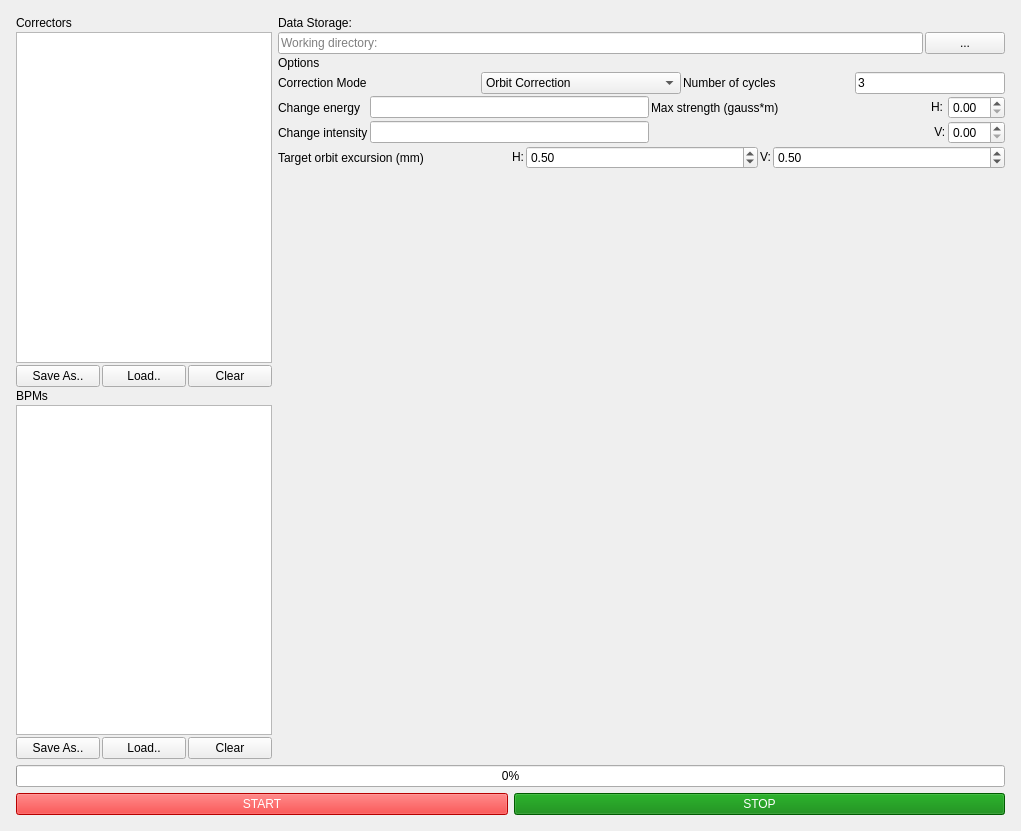
<?xml version="1.0" encoding="UTF-8"?>
<ui version="4.0">
 <class>MainWindow</class>
 <widget class="QMainWindow" name="MainWindow">
  <property name="geometry">
   <rect>
    <x>0</x>
    <y>0</y>
    <width>1021</width>
    <height>831</height>
   </rect>
  </property>
  <property name="windowTitle">
   <string>SYSID</string>
  </property>
  <widget class="QWidget" name="centralwidget">
   <property name="enabled">
    <bool>true</bool>
   </property>
   <layout class="QVBoxLayout" name="verticalLayout_2">
    <property name="leftMargin">
     <number>16</number>
    </property>
    <property name="topMargin">
     <number>16</number>
    </property>
    <property name="rightMargin">
     <number>16</number>
    </property>
    <property name="bottomMargin">
     <number>16</number>
    </property>
    <item>
     <layout class="QVBoxLayout" name="verticalLayout">
      <item>
       <layout class="QHBoxLayout" name="horizontal_layout">
        <item>
         <layout class="QVBoxLayout" name="left_layout">
          <property name="spacing">
           <number>2</number>
          </property>
          <property name="sizeConstraint">
           <enum>QLayout::SetDefaultConstraint</enum>
          </property>
          <item>
           <layout class="QHBoxLayout" name="correctors_header_layout">
            <item>
             <widget class="QLabel" name="correctors_label">
              <property name="text">
               <string>Correctors</string>
              </property>
             </widget>
            </item>
           </layout>
          </item>
          <item>
           <widget class="QListWidget" name="correctors_list">
            <property name="sizePolicy">
             <sizepolicy hsizetype="Fixed" vsizetype="Expanding">
              <horstretch>0</horstretch>
              <verstretch>0</verstretch>
             </sizepolicy>
            </property>
            <property name="selectionMode">
             <enum>QAbstractItemView::NoSelection</enum>
            </property>
           </widget>
          </item>
          <item>
           <layout class="QHBoxLayout" name="correctors_buttons_layout">
            <item>
             <widget class="QPushButton" name="save_correctors_button">
              <property name="text">
               <string>Save As..</string>
              </property>
             </widget>
            </item>
            <item>
             <widget class="QPushButton" name="load_correctors_button">
              <property name="text">
               <string>Load..</string>
              </property>
             </widget>
            </item>
            <item>
             <widget class="QPushButton" name="clear_correctors_button">
              <property name="text">
               <string>Clear</string>
              </property>
             </widget>
            </item>
           </layout>
          </item>
          <item>
           <layout class="QHBoxLayout" name="bpms_header_layout">
            <item>
             <widget class="QLabel" name="bpms_label">
              <property name="text">
               <string>BPMs</string>
              </property>
             </widget>
            </item>
           </layout>
          </item>
          <item>
           <widget class="QListWidget" name="bpms_list">
            <property name="sizePolicy">
             <sizepolicy hsizetype="Fixed" vsizetype="Expanding">
              <horstretch>0</horstretch>
              <verstretch>0</verstretch>
             </sizepolicy>
            </property>
            <property name="selectionMode">
             <enum>QAbstractItemView::NoSelection</enum>
            </property>
           </widget>
          </item>
          <item>
           <layout class="QHBoxLayout" name="bpms_buttons_layout">
            <item>
             <widget class="QPushButton" name="save_bpms_button">
              <property name="text">
               <string>Save As..</string>
              </property>
             </widget>
            </item>
            <item>
             <widget class="QPushButton" name="load_bpms_button">
              <property name="text">
               <string>Load..</string>
              </property>
             </widget>
            </item>
            <item>
             <widget class="QPushButton" name="clear_bpms_button">
              <property name="text">
               <string>Clear</string>
              </property>
             </widget>
            </item>
           </layout>
          </item>
         </layout>
        </item>
        <item>
         <layout class="QVBoxLayout" name="right_layout">
          <property name="spacing">
           <number>2</number>
          </property>
          <item>
           <widget class="QLabel" name="info_label">
            <property name="sizePolicy">
             <sizepolicy hsizetype="Preferred" vsizetype="Fixed">
              <horstretch>0</horstretch>
              <verstretch>0</verstretch>
             </sizepolicy>
            </property>
            <property name="text">
             <string>Data Storage:</string>
            </property>
           </widget>
          </item>
          <item>
           <layout class="QHBoxLayout" name="working_directory_layout">
            <item>
             <widget class="QLineEdit" name="working_directory_input">
              <property name="placeholderText">
               <string>Working directory:</string>
              </property>
             </widget>
            </item>
            <item>
             <widget class="QPushButton" name="working_directory_dialog">
              <property name="text">
               <string>...</string>
              </property>
             </widget>
            </item>
           </layout>
          </item>
          <item>
           <layout class="QVBoxLayout" name="options_layout">
            <item>
             <widget class="QLabel" name="options_label">
              <property name="sizePolicy">
               <sizepolicy hsizetype="Preferred" vsizetype="Fixed">
                <horstretch>0</horstretch>
                <verstretch>0</verstretch>
               </sizepolicy>
              </property>
              <property name="text">
               <string>Options</string>
              </property>
             </widget>
            </item>
            <item>
             <layout class="QHBoxLayout" name="correction_mode">
              <item>
               <widget class="QLabel" name="label">
                <property name="text">
                 <string>Correction Mode</string>
                </property>
               </widget>
              </item>
              <item>
               <widget class="QComboBox" name="choose_mode">
                <property name="maximumSize">
                 <size>
                  <width>300</width>
                  <height>16777215</height>
                 </size>
                </property>
                <item>
                 <property name="text">
                  <string>Orbit Correction</string>
                 </property>
                </item>
                <item>
                 <property name="text">
                  <string>Changed energy</string>
                 </property>
                </item>
                <item>
                 <property name="text">
                  <string>Changed intensity</string>
                 </property>
                </item>
                <item>
                 <property name="text">
                  <string>All modes at once</string>
                 </property>
                </item>
               </widget>
              </item>
              <item>
               <widget class="QLabel" name="cycle_mode_label">
                <property name="maximumSize">
                 <size>
                  <width>170</width>
                  <height>16777215</height>
                 </size>
                </property>
                <property name="text">
                 <string>Number of cycles</string>
                </property>
               </widget>
              </item>
              <item>
               <widget class="QLineEdit" name="niter_number">
                <property name="maximumSize">
                 <size>
                  <width>150</width>
                  <height>16777215</height>
                 </size>
                </property>
                <property name="text">
                 <string>3</string>
                </property>
               </widget>
              </item>
             </layout>
            </item>
            <item>
             <layout class="QGridLayout" name="change_layout">
              <item row="0" column="0">
               <widget class="QLabel" name="change_energy">
                <property name="text">
                 <string>Change energy</string>
                </property>
               </widget>
              </item>
              <item row="1" column="1">
               <widget class="QLineEdit" name="change_intensity_settings">
                <property name="maximumSize">
                 <size>
                  <width>300</width>
                  <height>16777215</height>
                 </size>
                </property>
                <property name="alignment">
                 <set>Qt::AlignLeading|Qt::AlignLeft|Qt::AlignVCenter</set>
                </property>
               </widget>
              </item>
              <item row="0" column="3">
               <widget class="QLabel" name="horizontal_current_label">
                <property name="sizePolicy">
                 <sizepolicy hsizetype="Fixed" vsizetype="Fixed">
                  <horstretch>0</horstretch>
                  <verstretch>0</verstretch>
                 </sizepolicy>
                </property>
                <property name="text">
                 <string>H:</string>
                </property>
               </widget>
              </item>
              <item row="0" column="1">
               <widget class="QLineEdit" name="change_energy_settings">
                <property name="maximumSize">
                 <size>
                  <width>300</width>
                  <height>16777215</height>
                 </size>
                </property>
               </widget>
              </item>
              <item row="1" column="0">
               <widget class="QLabel" name="excursion_label_2">
                <property name="sizePolicy">
                 <sizepolicy hsizetype="Minimum" vsizetype="Preferred">
                  <horstretch>0</horstretch>
                  <verstretch>0</verstretch>
                 </sizepolicy>
                </property>
                <property name="maximumSize">
                 <size>
                  <width>300</width>
                  <height>16777215</height>
                 </size>
                </property>
                <property name="text">
                 <string>Change intensity</string>
                </property>
               </widget>
              </item>
              <item row="1" column="2">
               <spacer name="change_spacer">
                <property name="orientation">
                 <enum>Qt::Horizontal</enum>
                </property>
                <property name="sizeHint" stdset="0">
                 <size>
                  <width>40</width>
                  <height>20</height>
                 </size>
                </property>
               </spacer>
              </item>
              <item row="1" column="4">
               <widget class="QDoubleSpinBox" name="max_vertical_current_spinbox">
                <property name="enabled">
                 <bool>true</bool>
                </property>
                <property name="maximumSize">
                 <size>
                  <width>70</width>
                  <height>16777215</height>
                 </size>
                </property>
                <property name="singleStep">
                 <double>0.010000000000000</double>
                </property>
               </widget>
              </item>
              <item row="1" column="3">
               <widget class="QLabel" name="vertical_current_label">
                <property name="sizePolicy">
                 <sizepolicy hsizetype="Fixed" vsizetype="Fixed">
                  <horstretch>0</horstretch>
                  <verstretch>0</verstretch>
                 </sizepolicy>
                </property>
                <property name="text">
                 <string> V:</string>
                </property>
               </widget>
              </item>
              <item row="0" column="4">
               <widget class="QDoubleSpinBox" name="max_horizontal_current_spinbox">
                <property name="maximumSize">
                 <size>
                  <width>70</width>
                  <height>16777215</height>
                 </size>
                </property>
                <property name="singleStep">
                 <double>0.010000000000000</double>
                </property>
               </widget>
              </item>
              <item row="0" column="2">
               <widget class="QLabel" name="current_label">
                <property name="sizePolicy">
                 <sizepolicy hsizetype="Minimum" vsizetype="Preferred">
                  <horstretch>0</horstretch>
                  <verstretch>0</verstretch>
                 </sizepolicy>
                </property>
                <property name="maximumSize">
                 <size>
                  <width>170</width>
                  <height>16777215</height>
                 </size>
                </property>
                <property name="text">
                 <string>Max strength (gauss*m)</string>
                </property>
               </widget>
              </item>
             </layout>
            </item>
            <item>
             <layout class="QHBoxLayout" name="excursion_layout">
              <item>
               <widget class="QLabel" name="excursion_label">
                <property name="sizePolicy">
                 <sizepolicy hsizetype="Minimum" vsizetype="Preferred">
                  <horstretch>0</horstretch>
                  <verstretch>0</verstretch>
                 </sizepolicy>
                </property>
                <property name="text">
                 <string>Target orbit excursion (mm)</string>
                </property>
               </widget>
              </item>
              <item>
               <widget class="QLabel" name="horizontal_excursion_label">
                <property name="sizePolicy">
                 <sizepolicy hsizetype="Fixed" vsizetype="Fixed">
                  <horstretch>0</horstretch>
                  <verstretch>0</verstretch>
                 </sizepolicy>
                </property>
                <property name="text">
                 <string>H:</string>
                </property>
               </widget>
              </item>
              <item>
               <widget class="QDoubleSpinBox" name="horizontal_excursion_spinbox">
                <property name="singleStep">
                 <double>0.100000000000000</double>
                </property>
                <property name="value">
                 <double>0.500000000000000</double>
                </property>
               </widget>
              </item>
              <item>
               <widget class="QLabel" name="vertical_excursion_label">
                <property name="sizePolicy">
                 <sizepolicy hsizetype="Fixed" vsizetype="Fixed">
                  <horstretch>0</horstretch>
                  <verstretch>0</verstretch>
                 </sizepolicy>
                </property>
                <property name="text">
                 <string>V:</string>
                </property>
               </widget>
              </item>
              <item>
               <widget class="QDoubleSpinBox" name="vertical_excursion_spinbox">
                <property name="singleStep">
                 <double>0.100000000000000</double>
                </property>
                <property name="value">
                 <double>0.500000000000000</double>
                </property>
               </widget>
              </item>
             </layout>
            </item>
            <item>
             <widget class="QWidget" name="plot_widget" native="true">
              <property name="sizePolicy">
               <sizepolicy hsizetype="Expanding" vsizetype="Expanding">
                <horstretch>0</horstretch>
                <verstretch>0</verstretch>
               </sizepolicy>
              </property>
              <property name="minimumSize">
               <size>
                <width>400</width>
                <height>300</height>
               </size>
              </property>
             </widget>
            </item>
           </layout>
          </item>
         </layout>
        </item>
       </layout>
      </item>
      <item>
       <widget class="QProgressBar" name="progressBar">
        <property name="value">
         <number>0</number>
        </property>
       </widget>
      </item>
      <item>
       <layout class="QHBoxLayout" name="buttons_layout">
        <item>
         <widget class="QPushButton" name="start_button">
          <property name="styleSheet">
           <string notr="true">background-color: red; color: white;</string>
          </property>
          <property name="text">
           <string>START</string>
          </property>
         </widget>
        </item>
        <item>
         <widget class="QPushButton" name="stop_button">
          <property name="styleSheet">
           <string notr="true">background-color: green; color: white;</string>
          </property>
          <property name="text">
           <string>STOP</string>
          </property>
         </widget>
        </item>
       </layout>
      </item>
     </layout>
    </item>
   </layout>
  </widget>
 </widget>
 <resources/>
 <connections/>
</ui>
